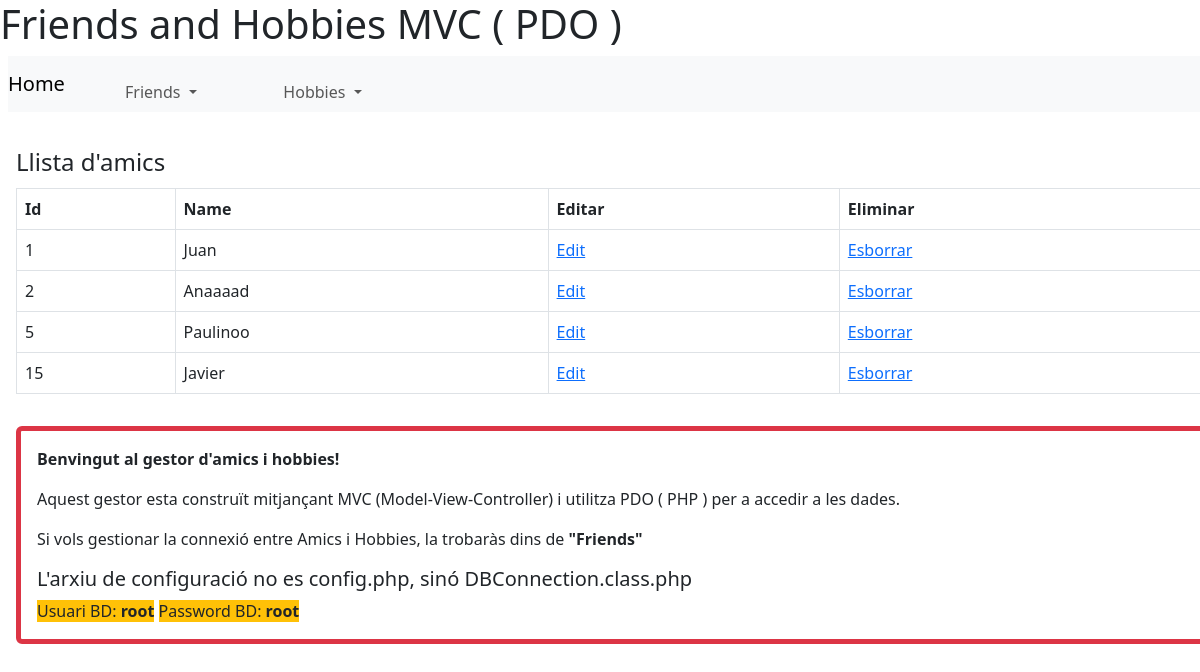
Page /friends_hobbies_PROJECT/index.php?menu=friends&option=list_all_friends on the committed database.
### tables this page shows
CREATE TABLE `friends` (
  `id` int(11) NOT NULL,
  `friend` varchar(100) DEFAULT NULL
);

### friends_hobbies_PROJECT/model/Friend.class.php (called while the page is built, shortened)
<?php
class Friend {
    private $id;
    private $name;
    public function __construct($id=NULL, $name=NULL) {
        $this->id=$id;
        $this->name=$name;
    }
    public function getId() {
        return $this->id;
    }
    public function getName() {
        return $this->name;
    }
}

### friends_hobbies_PROJECT/model/persist/DBConnection.class.php (called while the page is built)
<?php
class DBConnection
{
    private $dsn = "mysql:host=127.0.0.1;port=3306;dbname=myfriends";
    private $user = "root";
    private $password = "root";
    private $dbh;
    private function connect()
    {
        $flag = true;
        try {
            $this->dbh = new PDO($this->dsn, $this->user, $this->password);
        } catch (PDOException $e) {
            $flag = false;
            echo "Error de conexió a la base de dades: " . $e->getMessage();
        }
        return $flag;
    }
    private function disconnect()
    {
        $this->dbh = null;
    }
    public function myQuery($sql, $vector)
    {
        $sentencia = null;
        if ($this->connect()) {
            try {
                $sentencia = $this->dbh->prepare($sql);
            } catch (PDOException $e) {
                echo "Error de conexió al fer la consulta a la base de dades: " . $e->getMessage();
            }
            if ($sentencia->execute($vector) != false) {
                $this->disconnect();
            }
        }
        return $sentencia;
    }
}

### friends_hobbies_PROJECT/model/persist/FriendsDAO.class.php (called while the page is built, shortened)
<?php
require_once "model/Friend.class.php";
require_once "model/persist/DBConnection.class.php";
class FriendsDAO {
    private $dbConnection;
    public function __construct() {
        $this->dbConnection = new DBConnection();
    }
     public function listAll() : array
     {
         $sql = "SELECT * FROM friends";
         $result = $this->dbConnection->myQuery($sql, []);
        if ($result) {
        $rows = $result->fetchAll(PDO::FETCH_ASSOC);
        foreach ($rows as $row) {
            $friends[] = new Friend($row['id'], $row['friend']);
        }
    }
    return $friends;
     }
}
    ?>

### friends_hobbies_PROJECT/view/form/FriendsList.php (the view, shortened to what this page needs)
<nav class="ms-3 mt-3">
<div id="content">
    <fieldset>
        <legend>Llista d'amics</legend>
        <?php
            if (isset($content)) {
                echo <<<EOT
                    <table class="table table-bordered">
                        <tr>
                            <th>Id</th>
                            <th>Name</th>
                            <th>Editar</th>
                            <th>Eliminar</th>
                        </tr>
EOT;
                foreach ($content as $friend) {
                    echo <<<EOT
                        <tr>
                            <td>{$friend->getId()}</td>
                            <td>{$friend->getName()}</td>
                            <td><a href="?menu=friends&option=edit_friend&id={$friend->getId()}">Edit</a></td>
                            <td><a href="?menu=friends&option=delete_friend&id={$friend->getId()}">Esborrar</a></td>
EOT;
                }
                echo <<<EOT
                    </table>
EOT;
            }
            else {
                echo "<p>No s'han trobat amics</p>";
            }
        ?>
    </fieldset>
</div>
        </nav>

### basic_mvc/view/css/header.css (style rules this page uses)
nav { float: left; width: 100%; }
ul { list-style-type: none; margin: 0; padding: 0; }
li { float: left; display: inline-block; }
li a { background: black; color: white; display: block; min-width: 10em; height: 2.5em; text-align: center; line-height: 2.5em; text-decoration: none; margin-right: 0.1em; }

### basic_mvc/view/css/body.css (style rules this page uses)
#content { width: 100%; float: left; margin-top: 1em; }
table, th, tr, td { border: 0.1em solid black; border-collapse: collapse; }

### rows in the picture
friends: id "1", friend "Juan"
friends: id "2", friend "Anaaaad"
friends: id "5", friend "Paulinoo"
friends: id "15", friend "Javier"
